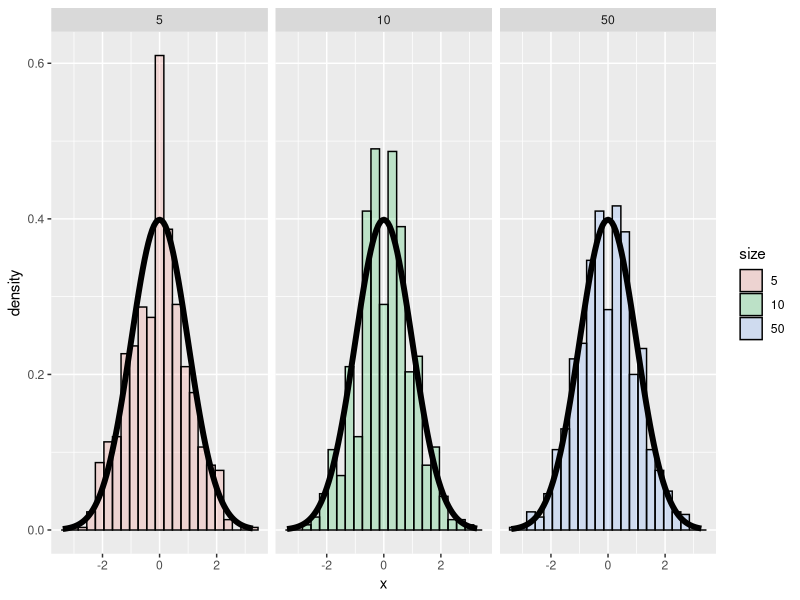
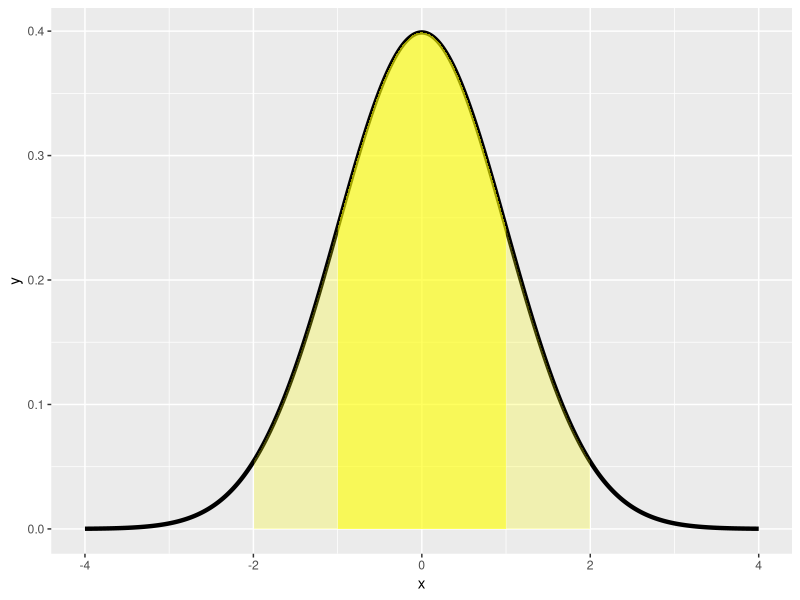
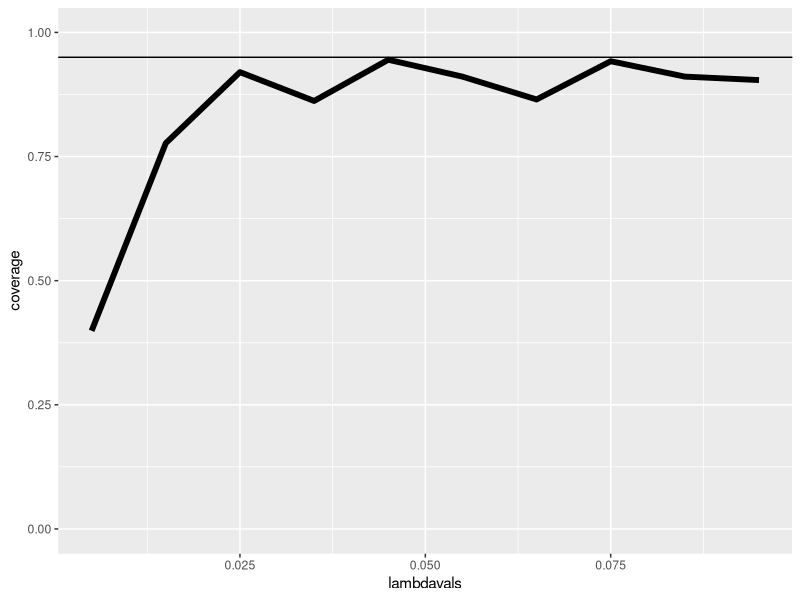
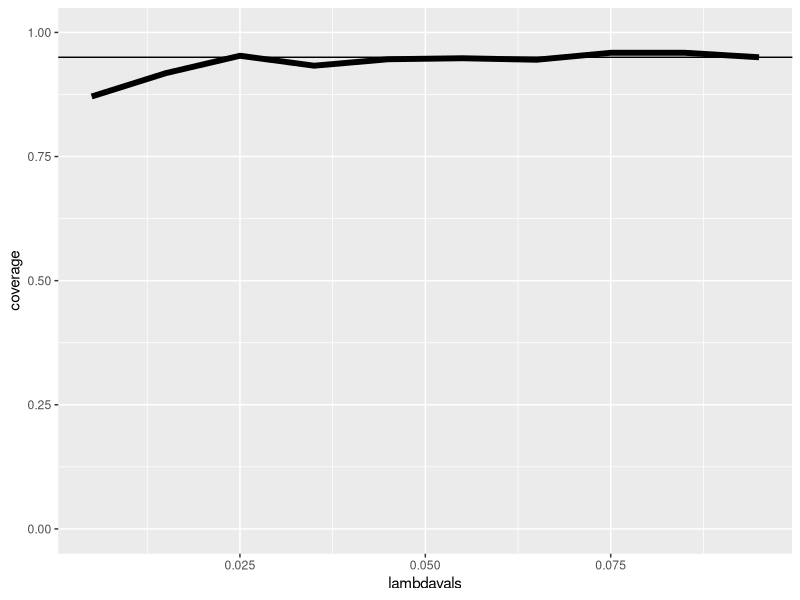

The R script that drew these images, in order:
## ---- chunk 1
knitr::opts_chunk$set(echo = TRUE)
## ---- chunk 2
#R4.0 Environmental Settings
library(knitr) # creating the document 
library(ggplot2) # making plots

## ---- chunk 3


nosim <- 1000
cfunc <- function(x, n) sqrt(n) * (mean(x) - 3.5) / 1.71
dat <- data.frame(
  x = c(apply(matrix(sample(1 : 6, nosim * 5, replace = TRUE), 
                     nosim), 1, cfunc, 5),
        apply(matrix(sample(1 : 6, nosim * 10, replace = TRUE), 
                     nosim), 1, cfunc, 10),
        apply(matrix(sample(1 : 6, nosim * 50, replace = TRUE), 
                     nosim), 1, cfunc, 50)
  ),
  size = factor(rep(c(5, 10, 50), rep(nosim, 3))))
g <- ggplot(dat, aes(x = x, fill = size)) + geom_histogram(alpha = .20, binwidth=.3, colour = "black", aes(y = ..density..)) 
g <- g + stat_function(fun = dnorm, size = 2)
g <- g + facet_grid(. ~ size)
print(g)

## ---- chunk 4
x <- seq(-4, 4, length = 1000)
dat <- data.frame(x=x, y=dnorm(x))
g2 <- ggplot(dat, aes(x = x, y = y)) + geom_line(size = 1.5)
g2 <- g2 + geom_ribbon(aes(x = ifelse(x > -1 & x < 1, x, 0), ymin = 0, ymax = y), fill = "yellow", alpha = .5)
g2 <- g2 +  geom_ribbon(aes(x = ifelse(x > -2 & x < 2, x, 0), ymin = 0, ymax = y), fill = "yellow", alpha = 0.25)
print(g2)

## ---- chunk 5
poisson.test(5,94.32)$conf
#The formula we've used to calculate a 95% confidence interval is
#est mean + c(-1,1)*qnorm(.975)*sqrt(est var).
## ---- chunk 6

lambdavals <- seq(0.005, 0.10, by = .01); nosim <- 1000
t <- 100
coverage <- sapply(lambdavals, function(lambda){
  lhats <- rpois(nosim, lambda = lambda * t) / t
  ll <- lhats - qnorm(.975) * sqrt(lhats / t)
  ul <- lhats + qnorm(.975) * sqrt(lhats / t)
  mean(ll < lambda & ul > lambda)
})
g3 <- ggplot(data.frame(lambdavals, coverage), aes(x = lambdavals, y = coverage)) + geom_line(size = 2) + geom_hline(yintercept = 0.95)+ylim(0, 1.0)
print(g3)
## ---- chunk 7

lambdavals <- seq(0.005, 0.10, by = .01); nosim <- 1000
t <- 1000
coverage <- sapply(lambdavals, function(lambda){
  lhats <- rpois(nosim, lambda = lambda * t) / t
  ll <- lhats - qnorm(.975) * sqrt(lhats / t)
  ul <- lhats + qnorm(.975) * sqrt(lhats / t)
  mean(ll < lambda & ul > lambda)
})
g4 <- ggplot(data.frame(lambdavals, coverage), aes(x = lambdavals, y = coverage)) + geom_line(size = 2) + geom_hline(yintercept = 0.95)+ylim(0, 1.0)
print(g4)
